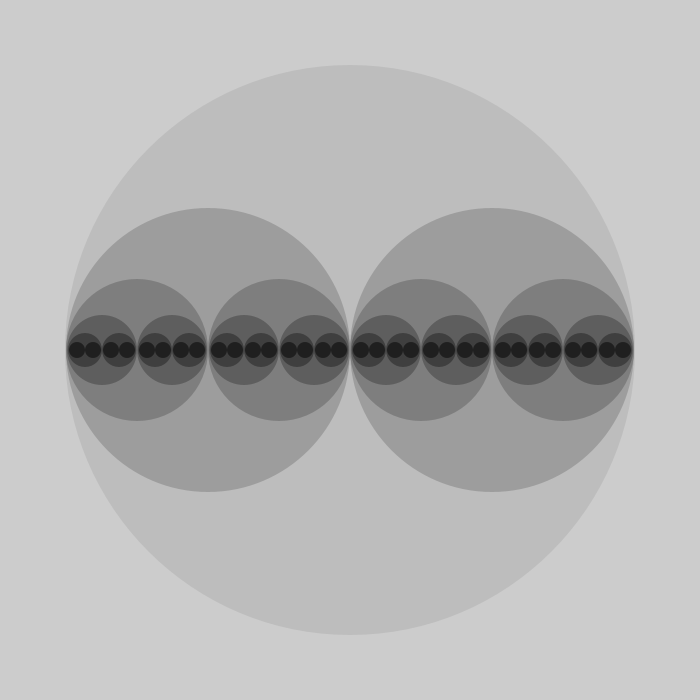
Frame 1 (no input)
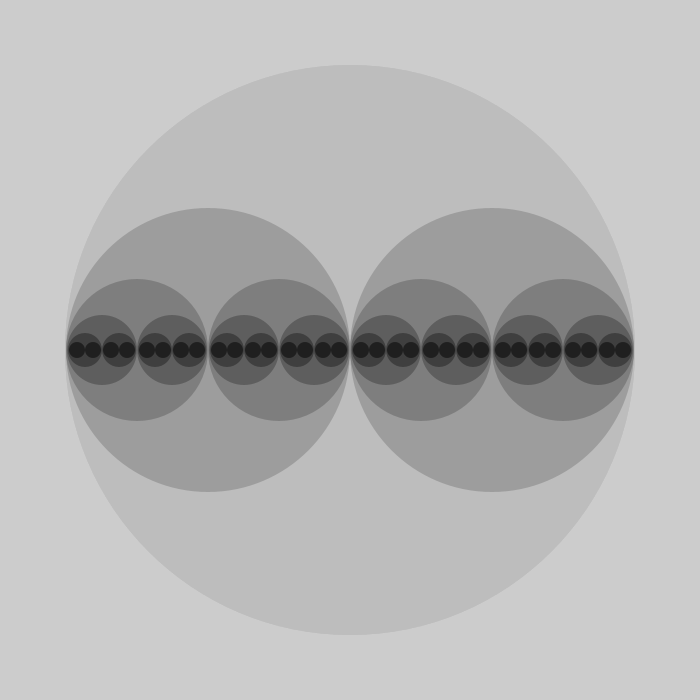
Frame 2 (the mouse pressed at the canvas centre, redrawn once)

The Processing sketch that drew these frames (run headless with seeded random() and noise(); the mouse was pressed at the canvas centre and the sketch redrawn once):

// Processing sketch: Shape_3_Parameters_Recursion_4
// ── Shape_3_Parameters_Recursion_4.pde
int x = 0; // X-coordinate
int r = 285; // Starting radius
int n = 6; // Number of recursions
void setup() {
  size(700, 700);
  noStroke();
  smooth();
  noLoop();
}
void draw() {
  translate(width/2, height/2);
  drawCircle(x, r, n);
}
void drawCircle(int x, int radius, int num) {
  float tt = 126 * num/4.0;
  fill(tt);
  ellipse(x,0, radius*2, radius*2);
  if (num > 1) {
    num = num - 1;
    drawCircle(x - radius/2, radius/2, num);
    drawCircle(x + radius/2, radius/2, num);
  }
}
